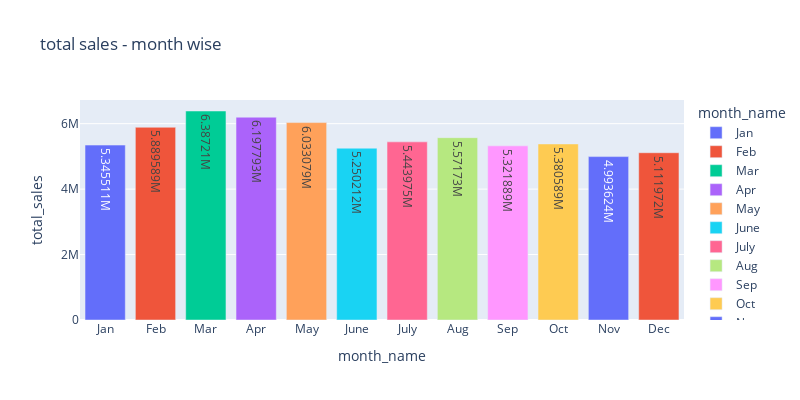

The notebook cell this image was saved under:
### Code cell
# https://plotly.com/python/bar-charts/

fig = px.bar(sales, x="month_name", y="total_sales", color="month_name", title="total sales - month wise",text_auto=True)
fig.update_layout(width=800, height=400)
fig.show()

### Figure 1 — Plotly figure (JSON) as saved in the notebook; plotly's stock layout.template omitted (floating-point values rounded to 4 significant figures)
{"data": [{"alignmentgroup": "True", "hovertemplate": "month_name=%{x}<br>total_sales=%{y}<extra></extra>", "legendgroup": "Jan", "marker": {"color": "#636efa", "pattern": {"shape": ""}}, "name": "Jan", "offsetgroup": "Jan", "orientation": "v", "showlegend": true, "textposition": "auto", "texttemplate": "%{y}", "type": "bar", "x": ["Jan"], "xaxis": "x", "y": [5345511], "yaxis": "y"}, {"alignmentgroup": "True", "hovertemplate": "month_name=%{x}<br>total_sales=%{y}<extra></extra>", "legendgroup": "Feb", "marker": {"color": "#EF553B", "pattern": {"shape": ""}}, "name": "Feb", "offsetgroup": "Feb", "orientation": "v", "showlegend": true, "textposition": "auto", "texttemplate": "%{y}", "type": "bar", "x": ["Feb"], "xaxis": "x", "y": [5889589], "yaxis": "y"}, {"alignmentgroup": "True", "hovertemplate": "month_name=%{x}<br>total_sales=%{y}<extra></extra>", "legendgroup": "Mar", "marker": {"color": "#00cc96", "pattern": {"shape": ""}}, "name": "Mar", "offsetgroup": "Mar", "orientation": "v", "showlegend": true, "textposition": "auto", "texttemplate": "%{y}", "type": "bar", "x": ["Mar"], "xaxis": "x", "y": [6387210], "yaxis": "y"}, {"alignmentgroup": "True", "hovertemplate": "month_name=%{x}<br>total_sales=%{y}<extra></extra>", "legendgroup": "Apr", "marker": {"color": "#ab63fa", "pattern": {"shape": ""}}, "name": "Apr", "offsetgroup": "Apr", "orientation": "v", "showlegend": true, "textposition": "auto", "texttemplate": "%{y}", "type": "bar", "x": ["Apr"], "xaxis": "x", "y": [6197793], "yaxis": "y"}, {"alignmentgroup": "True", "hovertemplate": "month_name=%{x}<br>total_sales=%{y}<extra></extra>", "legendgroup": "May", "marker": {"color": "#FFA15A", "pattern": {"shape": ""}}, "name": "May", "offsetgroup": "May", "orientation": "v", "showlegend": true, "textposition": "auto", "texttemplate": "%{y}", "type": "bar", "x": ["May"], "xaxis": "x", "y": [6033079], "yaxis": "y"}, {"alignmentgroup": "True", "hovertemplate": "month_name=%{x}<br>total_sales=%{y}<extra></extra>", "legendgroup": "June", "marker": {"color": "#19d3f3", "pattern": {"shape": ""}}, "name": "June", "offsetgroup": "June", "orientation": "v", "showlegend": true, "textposition": "auto", "texttemplate": "%{y}", "type": "bar", "x": ["June"], "xaxis": "x", "y": [5250212], "yaxis": "y"}, {"alignmentgroup": "True", "hovertemplate": "month_name=%{x}<br>total_sales=%{y}<extra></extra>", "legendgroup": "July", "marker": {"color": "#FF6692", "pattern": {"shape": ""}}, "name": "July", "offsetgroup": "July", "orientation": "v", "showlegend": true, "textposition": "auto", "texttemplate": "%{y}", "type": "bar", "x": ["July"], "xaxis": "x", "y": [5443975], "yaxis": "y"}, {"alignmentgroup": "True", "hovertemplate": "month_name=%{x}<br>total_sales=%{y}<extra></extra>", "legendgroup": "Aug", "marker": {"color": "#B6E880", "pattern": {"shape": ""}}, "name": "Aug", "offsetgroup": "Aug", "orientation": "v", "showlegend": true, "textposition": "auto", "texttemplate": "%{y}", "type": "bar", "x": ["Aug"], "xaxis": "x", "y": [5571730], "yaxis": "y"}, {"alignmentgroup": "True", "hovertemplate": "month_name=%{x}<br>total_sales=%{y}<extra></extra>", "legendgroup": "Sep", "marker": {"color": "#FF97FF", "pattern": {"shape": ""}}, "name": "Sep", "offsetgroup": "Sep", "orientation": "v", "showlegend": true, "textposition": "auto", "texttemplate": "%{y}", "type": "bar", "x": ["Sep"], "xaxis": "x", "y": [5321889], "yaxis": "y"}, {"alignmentgroup": "True", "hovertemplate": "month_name=%{x}<br>total_sales=%{y}<extra></extra>", "legendgroup": "Oct", "marker": {"color": "#FECB52", "pattern": {"shape": ""}}, "name": "Oct", "offsetgroup": "Oct", "orientation": "v", "showlegend": true, "textposition": "auto", "texttemplate": "%{y}", "type": "bar", "x": ["Oct"], "xaxis": "x", "y": [5380589], "yaxis": "y"}, {"alignmentgroup": "True", "hovertemplate": "month_name=%{x}<br>total_sales=%{y}<extra></extra>", "legendgroup": "Nov", "marker": {"color": "#636efa", "pattern": {"shape": ""}}, "name": "Nov", "offsetgroup": "Nov", "orientation": "v", "showlegend": true, "textposition": "auto", "texttemplate": "%{y}", "type": "bar", "x": ["Nov"], "xaxis": "x", "y": [4993624], "yaxis": "y"}, {"alignmentgroup": "True", "hovertemplate": "month_name=%{x}<br>total_sales=%{y}<extra></extra>", "legendgroup": "Dec", "marker": {"color": "#EF553B", "pattern": {"shape": ""}}, "name": "Dec", "offsetgroup": "Dec", "orientation": "v", "showlegend": true, "textposition": "auto", "texttemplate": "%{y}", "type": "bar", "x": ["Dec"], "xaxis": "x", "y": [5111972], "yaxis": "y"}], "layout": {"barmode": "relative", "height": 400, "legend": {"title": {"text": "month_name"}, "tracegroupgap": 0}, "title": {"text": "total sales - month wise"}, "width": 800, "xaxis": {"anchor": "y", "categoryarray": ["Jan", "Feb", "Mar", "Apr", "May", "June", "July", "Aug", "Sep", "Oct", "Nov", "Dec"], "categoryorder": "array", "domain": [0, 1], "title": {"text": "month_name"}}, "yaxis": {"anchor": "x", "domain": [0, 1], "title": {"text": "total_sales"}}}}
